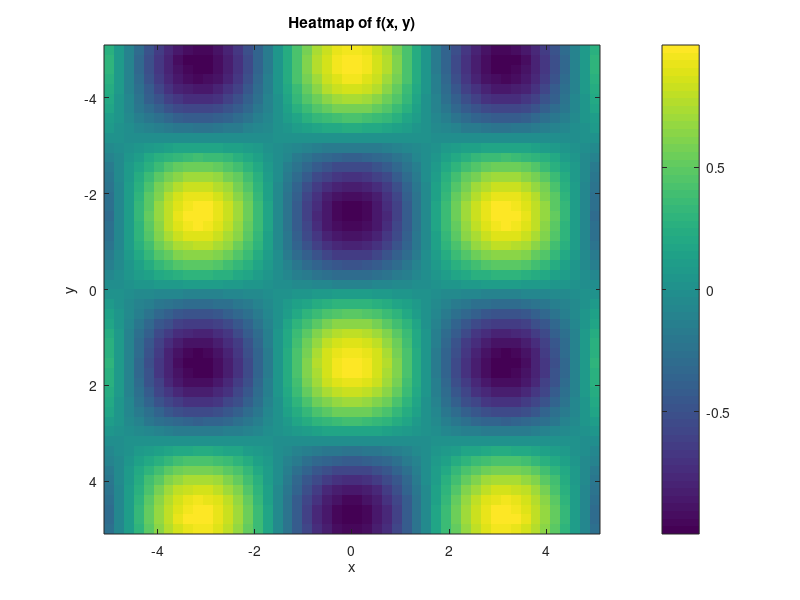

Write MATLAB code to recreate this figure.
% % Define a grid of x and y values
% [x, y] = meshgrid(linspace(-5, 5, 50), linspace(-5, 5, 50));
% 
% % Define the function f(x, y)
% fxy = sin(x) .* cos(y);
% 
% % Flatten the x, y, and f(x, y) arrays for plotting
% x_flat = x(:);
% y_flat = y(:);
% fxy_flat = fxy(:);
% 
% % Create a scatter plot
% scatter(x_flat, y_flat, 100, fxy_flat, 'filled');
% 
% % Add a colorbar to show the color mapping
% colorbar;
% 
% % Add labels and title
% xlabel('x');
% ylabel('y');
% title('Scatter Plot with Shading Based on f(x, y)');

% Define a grid of x and y values
x = linspace(-5, 5, 50);
y = linspace(-5, 5, 50);

% Define the function f(x, y)
fxy = sin(x') * cos(y); % Outer product to get 2D function values

% Create a heatmap
imagesc(x, y, fxy);

% Set the color scale
colorbar;

% Add labels and title
xlabel('x');
ylabel('y');
title('Heatmap of f(x, y)');

